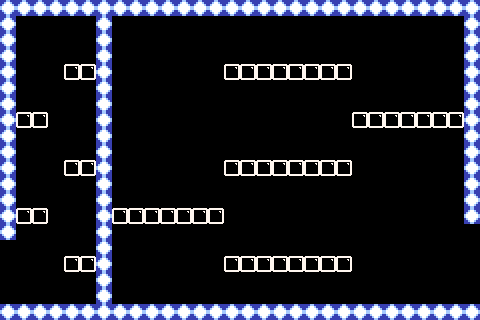

This game map was drawn from its Tiled (.tmx) file and the tilesets committed beside it. A one-line description and the trimmed map source follow:
An orthogonal 30x20 tile map with 16x16 px tiles, 2 tile layers (bricks, solidbricks), 5 tilesets and 16 objects (6x PowerUpSpawnPoint, 3x runningChaserEnemySpawnPoint, 3x StarInGameCurrency, TimeBomb, SpawnPoint, ...).

<map version="1.0" orientation="orthogonal" width="30" height="20" tilewidth="16" tileheight="16">
 <tileset firstgid="1" name="TileSetTemplate" tilewidth="16" tileheight="16">
  <image source="TileSetTemplate.png" width="64" height="64" />
 </tileset>
 <tileset firstgid="17" name="TileSetTemplateSolid" tilewidth="16" tileheight="16">
  <image source="TileSetTemplateSolid.png" width="64" height="64" />
 </tileset>
 <tileset firstgid="33" name="Tile U" tilewidth="16" tileheight="16">
  <image source="Tile U.png" width="16" height="16" />
 </tileset>
 <tileset firstgid="34" name="Tile 5 Blue" tilewidth="16" tileheight="16">
  <image source="Tile 5 Blue.png" width="16" height="16" />
 </tileset>
 <tileset firstgid="35" name="Tile 10 White" tilewidth="16" tileheight="16">
  <image source="Tile 10 White.png" width="16" height="16" />
 </tileset>
 <layer name="bricks" width="30" height="20">
  <data>[600 cells, 48 non-empty, 1 distinct tile ids]</data>
 </layer>
 <layer name="solidbricks" width="30" height="20">
  <data>[600 cells, 105 non-empty, 1 distinct tile ids]</data>
 </layer>
 <objectgroup name="Objects" width="30" height="20">
  <object x="441" y="107" height="1" />
  <object name="TimeBomb" x="80" y="43">
   <properties>
    <property name="TimeBomb" value="1" />
   </properties>
  </object>
  <object name="runningChaserEnemySpawnPoint" x="270" y="145">
   <properties>
    <property name="WalkRightFirst" value="NO" />
    <property name="runningChaserEnemySpawnPoint" value="1" />
   </properties>
  </object>
  <object name="runningChaserEnemySpawnPoint" x="278" y="242">
   <properties>
    <property name="WalkRightFirst" value="YES" />
    <property name="runningChaserEnemySpawnPoint" value="1" />
   </properties>
  </object>
  <object name="SpawnPoint" x="137" y="284">
   <properties>
    <property name="SpawnPoint" value="1" />
   </properties>
  </object>
  <object name="StarInGameCurrency" x="338" y="140">
   <properties>
    <property name="StarInGameCurrency" value="1" />
   </properties>
  </object>
  <object name="StarInGameCurrency" x="332" y="197">
   <properties>
    <property name="StarInGameCurrency" value="1" />
   </properties>
  </object>
  <object name="PowerUpSpawnPoint" x="59" y="108">
   <properties>
    <property name="PowerUpSpawnPoint" value="0" />
   </properties>
  </object>
  <object name="PowerUpSpawnPoint" x="59" y="130">
   <properties>
    <property name="PowerUpSpawnPoint" value="1" />
   </properties>
  </object>
  <object name="PowerUpSpawnPoint" x="123" y="142">
   <properties>
    <property name="PowerUpSpawnPoint" value="2" />
   </properties>
  </object>
  <object name="PowerUpSpawnPoint" x="140" y="142">
   <properties>
    <property name="PowerUpSpawnPoint" value="3" />
   </properties>
  </object>
  <object name="PowerUpSpawnPoint" x="159" y="143">
   <properties>
    <property name="PowerUpSpawnPoint" value="4" />
   </properties>
  </object>
  <object name="PowerUpSpawnPoint" x="181" y="143">
   <properties>
    <property name="PowerUpSpawnPoint" value="5" />
   </properties>
  </object>
  <object name="StarInGameCurrency" x="273" y="32">
   <properties>
    <property name="StarInGameCurrency" value="1" />
   </properties>
  </object>
  <object name="runningChaserEnemySpawnPoint" x="266" y="50">
   <properties>
    <property name="WalkRightFirst" value="YES" />
    <property name="runningChaserEnemySpawnPoint" value="1" />
   </properties>
  </object>
  <object name="ExitDoor" x="321" y="35">
   <properties>
    <property name="ExitDoor" value="1" />
   </properties>
  </object>
 </objectgroup>
</map>
